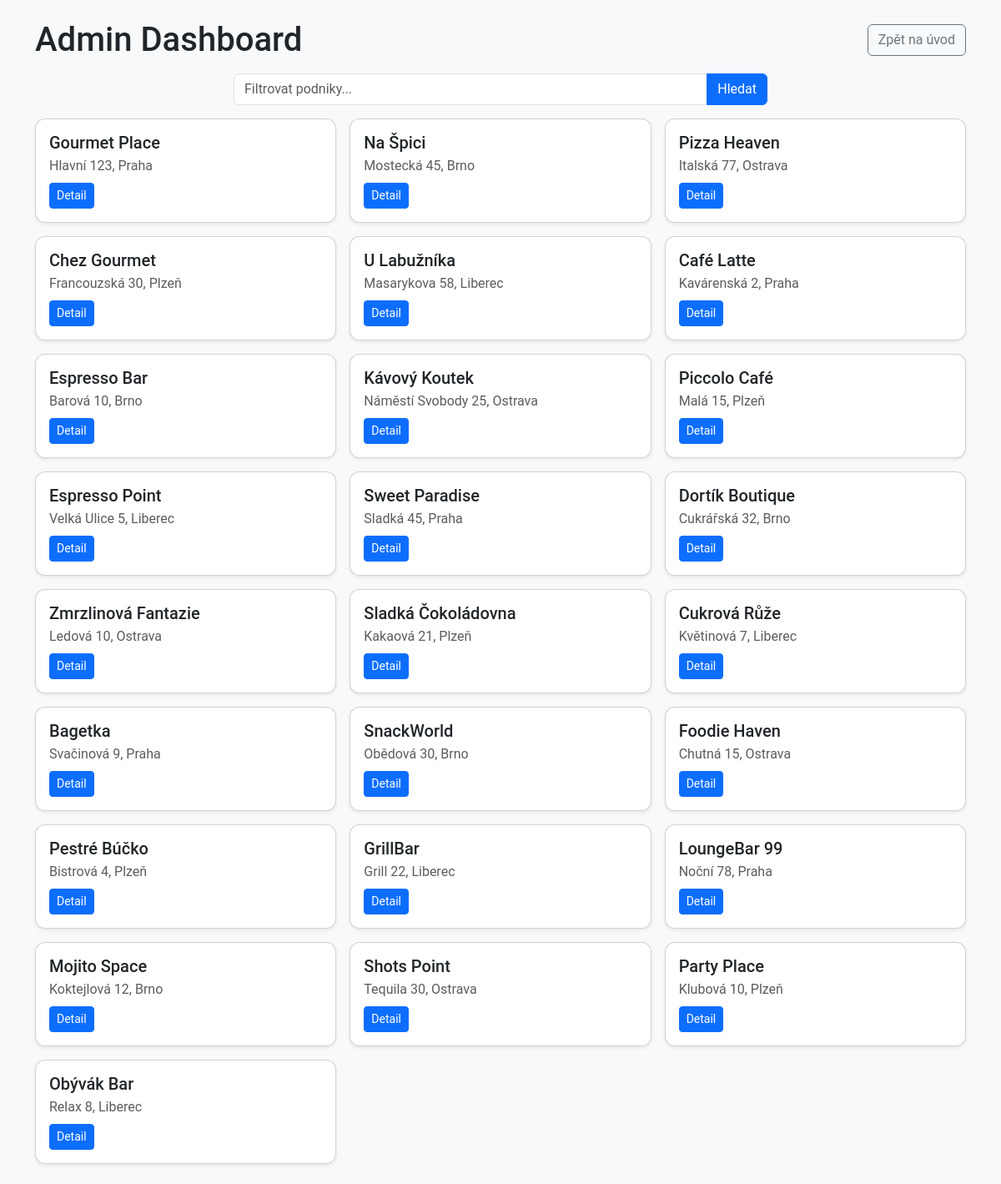
/dashboard/admin/ (signed in), run on the app's committed database.
### main/models.py (models this page shows, shortened)
class Business(models.Model):
    name = models.CharField(max_length=255)
    address = models.CharField(max_length=255)
    category = models.ForeignKey(
        Category, on_delete=models.CASCADE, related_name='businesses'
    )
    description = models.TextField(blank=True)
    owner = models.ForeignKey(User, on_delete=models.CASCADE)
    products = models.ManyToManyField(Product, related_name='businesses', blank=True)
    signature_product = models.ForeignKey(
        Product,
        on_delete=models.SET_NULL,
        null=True,
        blank=True,
        related_name='signature_for_business',
    )
    image = models.ImageField(
        upload_to='business_images/', blank=True, null=True
    )
    video = models.FileField(
        upload_to='business_videos/', blank=True, null=True
    )
    class Meta:
        verbose_name = "Business"
        verbose_name_plural = "Businesses"

### main/views.py (the view)
# urls.py: path('dashboard/admin/', views.admin_dashboard, name='admin_dashboard'),
@user_passes_test(lambda user: user.is_staff)
def admin_dashboard(request):
    businesses = Business.objects.all()
    return render(request, 'admin_dashboard.html', {'businesses': businesses})

### main/templates/admin_dashboard.html (shortened to what this page needs)
<!DOCTYPE html>
<html lang="cs">
<head>
  {% load static %}
  <link href="https://cdn.jsdelivr.net/npm/bootstrap@5.3.1/dist/css/bootstrap.min.css" rel="stylesheet">
</head>
<body>
  <div class="container py-4">
    <div class="d-flex flex-column flex-sm-row justify-content-between align-items-sm-center mb-3 gap-2">
      <h1 class="mb-0">Admin Dashboard</h1>
      <a href="{% url 'home' %}" class="btn btn-outline-secondary">Zpět na úvod</a>
    </div>
    <form method="get" class="search-bar">
      <div class="input-group">
        <input type="text" class="form-control" name="q" placeholder="Filtrovat podniky..." value="{{ request.GET.q }}">
        <button class="btn btn-primary" type="submit">Hledat</button>
      </div>
    </form>
    {% if businesses %}
    <div class="row g-3">
      {% for business in businesses %}
      <div class="col-12 col-sm-6 col-lg-4">
        <div class="card h-100 shadow-sm">
          <div class="card-body">
            <h5 class="card-title mb-1">{{ business.name }}</h5>
            <p class="card-text text-muted mb-2">{{ business.address }}</p>
            <a href="{% url 'business_detail' business.id %}" class="btn btn-sm btn-primary">Detail</a>
          </div>
        </div>
      </div>
      {% endfor %}
    </div>
    {% else %}
    <p class="text-muted">Žádné podniky k zobrazení.</p>
    {% endif %}
  </div>
</body>
</html>

### main/templates/admin_dashboard.html (style rules this page uses)
body { font-family: 'Roboto', Arial, sans-serif; background-color:#f8f9fa; }
.card { border-radius:12px; }
.search-bar { max-width: 640px; margin: 0 auto 1rem; }

### data on the page
Business: name "Gourmet Place", address "Hlavní 123, Praha"
Business: name "Na Špici", address "Mostecká 45, Brno"
Business: name "Pizza Heaven", address "Italská 77, Ostrava"
Business: name "Chez Gourmet", address "Francouzská 30, Plzeň"
Business: name "U Labužníka", address "Masarykova 58, Liberec"
Business: name "Café Latte", address "Kavárenská 2, Praha"
Business: name "Espresso Bar", address "Barová 10, Brno"
Business: name "Kávový Koutek", address "Náměstí Svobody 25, Ostrava"
Business: name "Piccolo Café", address "Malá 15, Plzeň"
Business: name "Espresso Point", address "Velká Ulice 5, Liberec"
Business: name "Sweet Paradise", address "Sladká 45, Praha"
Business: name "Dortík Boutique", address "Cukrářská 32, Brno"
Business: name "Zmrzlinová Fantazie", address "Ledová 10, Ostrava"
Business: name "Sladká Čokoládovna", address "Kakaová 21, Plzeň"
Business: name "Cukrová Růže", address "Květinová 7, Liberec"
Business: name "Bagetka", address "Svačinová 9, Praha"
Business: name "SnackWorld", address "Obědová 30, Brno"
Business: name "Foodie Haven", address "Chutná 15, Ostrava"
Business: name "Pestré Búčko", address "Bistrová 4, Plzeň"
Business: name "GrillBar", address "Grill 22, Liberec"
Business: name "LoungeBar 99", address "Noční 78, Praha"
Business: name "Mojito Space", address "Koktejlová 12, Brno"
Business: name "Shots Point", address "Tequila 30, Ostrava"
Business: name "Party Place", address "Klubová 10, Plzeň"
Business: name "Obývák Bar", address "Relax 8, Liberec"
